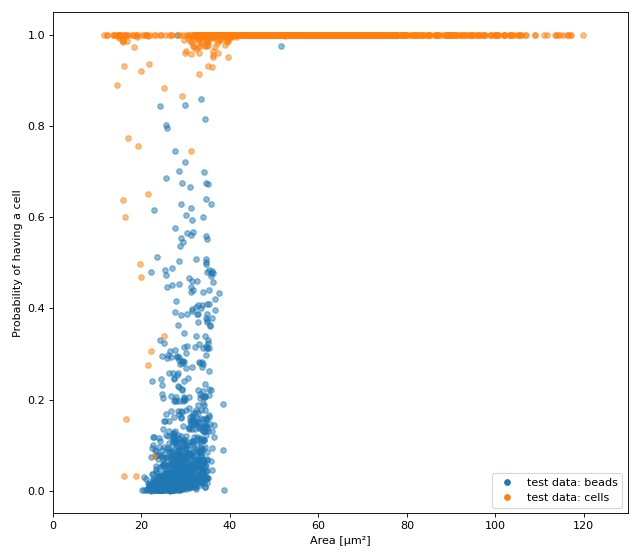

Recreate this plot in Python.
"""ML: Creating built-in models for dclab

The :ref:`tensorflow example <example_ml_tensorflow>` already
showcased a few convenience functions for machine learning
implemented in dclab. In this example, we want to go even
further and transform the predictions of an ML model into
an :ref:`ancillary feature <sec_features_ancillary>`
(which is then globally available in dclab).

A few things are different from the other example:

- We rename ``model`` to ``bare_model`` to make a clear
  distinction between the actual ML model (from tensorflow)
  and the model wrapper (see :ref:`sec_av_ml_models`).
- We turn the two-class problem into a regression problem
  for one feature only. Consequently, the loss function changes
  to "binary crossentropy" and for some inexplicable reason
  we have to train for 20 epochs instead of the previously 5
  to achieve convergence in accuracy.
- Finally, and this is the whole point of this example, we
  register the model as an ancillary feature and perform
  inference indirectly by simply accessing the
  ``ml_score_cel`` feature of the test dataset.

The plot shows the test fraction of the dataset. The x-axis is
(arbitrarily) set to area. The y-axis shows the sigmoid (dclab
automatically applies a sigmoid activation if it is not present
in the final layer; see :func:`dclab.ml.models.TensorflowModel.predict`)
of the model's output `logits
<https://developers.google.com/machine-learning/glossary/#logits>`_.

"""
import matplotlib.pylab as plt
import numpy as np
import tensorflow as tf
import dclab.ml

tf.random.set_seed(42)  # for reproducibility

# https://dcor.mpl.mpg.de/dataset/figshare-7771184-v2
dcor_ids = ["fb719fb2-bd9f-817a-7d70-f4002af916f0",
            "f7fa778f-6abd-1b53-ae5f-9ce12601d6f8"]
labels = [0, 1]  # 0: beads, 1: cells
features = ["area_ratio", "area_um", "bright_sd", "deform"]

tf_kw = {"dc_data":dcor_ids,
         "split": .8,
         "shuffle": True,
         }

# obtain train and test datasets
train, test = dclab.ml.tf_dataset.assemble_tf_dataset_scalars(
    labels=labels, feature_inputs=features, **tf_kw)

# build the model
bare_model = tf.keras.Sequential(
    layers=[
        tf.keras.layers.Input(shape=(len(features),)),
        tf.keras.layers.Dense(128),
        tf.keras.layers.Dense(32),
        tf.keras.layers.Dropout(0.3),
        tf.keras.layers.Dense(1)
    ],
    name="scalar_features"
)

# fit the model to the training data
# Note that we did not add a "sigmoid" activation function to the
# final layer and are training with logits here. We also don't
# have to manually add it in a later step, because dclab will
# add it automatically (if it does not exist) before prediction.
loss_fn = tf.keras.losses.BinaryCrossentropy(from_logits=True)
bare_model.compile(optimizer='adam', loss=loss_fn, metrics=['accuracy'])
bare_model.fit(train, epochs=20)

# show accuracy using test data (loss: 0.0725 - accuracy: 0.9877)
bare_model.evaluate(test, verbose=2)

# register the ancillary feature "ml_score_cel" in dclab
dc_model = dclab.ml.models.TensorflowModel(
    bare_model=bare_model,
    inputs=features,
    outputs=["ml_score_cel"],
    output_labels=["Probability of having a cell"],
    model_name="Distinguish between cells and beads",
)
dc_model.register()

# Now we are actually done already. The only thing left to do is to
# visualize the prediction for the test-fraction of our dataset.
# This involves a bit of data shuffling (obtaining the dataset indices
# from the "index" feature (which starts at 1 and not 0) and creating
# hierarchy children after applying the corresponding manual filters)
# which is less complicated than it looks.

# create dataset hierarchy children for bead and cell test data
bead_train_indices = dclab.ml.tf_dataset.get_dataset_event_feature(
    feature="index", dc_data_indices=[0], split_index=0, **tf_kw)
ds_bead = dclab.new_dataset(dcor_ids[0])
ds_bead.filter.manual[np.array(bead_train_indices) - 1] = False
ds_bead.apply_filter()
ds_bead_test = dclab.new_dataset(ds_bead)  # hierarchy child with test fraction

cell_train_indices = dclab.ml.tf_dataset.get_dataset_event_feature(
    feature="index", dc_data_indices=[1], split_index=0, **tf_kw)
ds_cell = dclab.new_dataset(dcor_ids[1])
ds_cell.filter.manual[np.array(cell_train_indices) - 1] = False
ds_cell.apply_filter()
ds_cell_test = dclab.new_dataset(ds_cell)  # hierarchy child with test fraction

fig = plt.figure(figsize=(8, 7))
ax = plt.subplot(111)

plt.plot(ds_bead_test["area_um"], ds_bead_test["ml_score_cel"], ".",
         ms=10, alpha=.5, label="test data: beads")
plt.plot(ds_cell_test["area_um"], ds_cell_test["ml_score_cel"], ".",
         ms=10, alpha=.5, label="test data: cells")
leg = plt.legend()
for lh in leg.legendHandles:
    lh._legmarker.set_alpha(1)

ax.set_xlabel(dclab.dfn.get_feature_label("area_um"))
ax.set_ylabel(dclab.dfn.get_feature_label("ml_score_cel"))
ax.set_xlim(0, 130)

plt.tight_layout()
plt.show()
